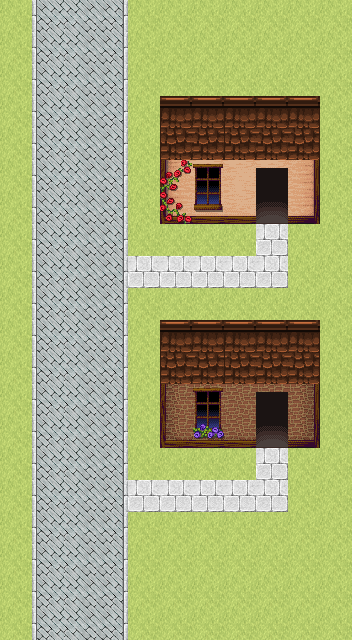

This game map was drawn from its Tiled (.tmx) file and the tilesets committed beside it. A one-line description and the trimmed map source follow:
An orthogonal 11x20 tile map with 32x32 px tiles, 3 tile layers (background, house, objects), 2 tilesets.

<map version="1.2" tiledversion="1.2.2" orientation="orthogonal" renderorder="right-down" width="11" height="20" tilewidth="32" tileheight="32" infinite="0" nextlayerid="4" nextobjectid="1">
 <tileset firstgid="1" name="CountryTiles" tilewidth="32" tileheight="32" tilecount="50" columns="5">
  <image source="CountryTiles.png" width="176" height="320" />
 </tileset>
 <tileset firstgid="51" name="house" tilewidth="32" tileheight="32" tilecount="450" columns="15">
  <image source="house.png" width="480" height="960" />
 </tileset>
 <layer id="1" name="background" width="11" height="20">
  <data>[220 cells, 220 non-empty, 4 distinct tile ids]</data>
 </layer>
 <layer id="2" name="house" width="11" height="20">
  <data>[220 cells, 40 non-empty, 18 distinct tile ids]</data>
 </layer>
 <layer id="3" name="objects" width="11" height="20">
  <data>[220 cells, 22 non-empty, 9 distinct tile ids]</data>
 </layer>
</map>
